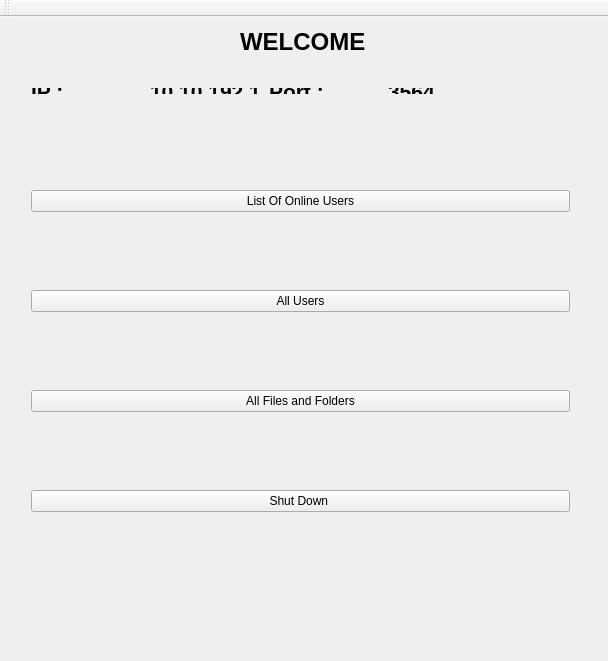
<?xml version="1.0" encoding="UTF-8"?>
<ui version="4.0">
 <class>server</class>
 <widget class="QMainWindow" name="server">
  <property name="geometry">
   <rect>
    <x>0</x>
    <y>0</y>
    <width>608</width>
    <height>661</height>
   </rect>
  </property>
  <property name="windowTitle">
   <string>server</string>
  </property>
  <widget class="QWidget" name="centralWidget">
   <widget class="QWidget" name="layoutWidget">
    <property name="geometry">
     <rect>
      <x>20</x>
      <y>90</y>
      <width>561</width>
      <height>491</height>
     </rect>
    </property>
    <layout class="QVBoxLayout" name="verticalLayout">
     <item>
      <widget class="QPushButton" name="onlineusers">
       <property name="text">
        <string>List Of Online Users</string>
       </property>
      </widget>
     </item>
     <item>
      <widget class="QPushButton" name="allusers">
       <property name="text">
        <string>All Users</string>
       </property>
      </widget>
     </item>
     <item>
      <widget class="QPushButton" name="filesandfolders">
       <property name="text">
        <string>All Files and Folders</string>
       </property>
      </widget>
     </item>
     <item>
      <widget class="QPushButton" name="shutdown">
       <property name="text">
        <string>Shut Down </string>
       </property>
      </widget>
     </item>
    </layout>
   </widget>
   <widget class="QLabel" name="label_5">
    <property name="geometry">
     <rect>
      <x>240</x>
      <y>9</y>
      <width>131</width>
      <height>31</height>
     </rect>
    </property>
    <property name="font">
     <font>
      <pointsize>18</pointsize>
      <weight>75</weight>
      <bold>true</bold>
     </font>
    </property>
    <property name="text">
     <string>WELCOME</string>
    </property>
   </widget>
   <widget class="QWidget" name="">
    <property name="geometry">
     <rect>
      <x>20</x>
      <y>60</y>
      <width>491</width>
      <height>28</height>
     </rect>
    </property>
    <layout class="QHBoxLayout" name="horizontalLayout_3">
     <item>
      <layout class="QHBoxLayout" name="horizontalLayout">
       <item>
        <widget class="QLabel" name="label">
         <property name="font">
          <font>
           <pointsize>16</pointsize>
           <weight>75</weight>
           <bold>true</bold>
          </font>
         </property>
         <property name="text">
          <string>IP : </string>
         </property>
        </widget>
       </item>
       <item>
        <widget class="QLabel" name="label_2">
         <property name="font">
          <font>
           <pointsize>16</pointsize>
           <weight>75</weight>
           <bold>true</bold>
          </font>
         </property>
         <property name="text">
          <string>10.10.192.1</string>
         </property>
        </widget>
       </item>
      </layout>
     </item>
     <item>
      <layout class="QHBoxLayout" name="horizontalLayout_2">
       <item>
        <widget class="QLabel" name="label_3">
         <property name="font">
          <font>
           <pointsize>16</pointsize>
           <weight>75</weight>
           <bold>true</bold>
          </font>
         </property>
         <property name="text">
          <string>Port : </string>
         </property>
        </widget>
       </item>
       <item>
        <widget class="QLabel" name="label_4">
         <property name="font">
          <font>
           <pointsize>16</pointsize>
           <weight>75</weight>
           <bold>true</bold>
          </font>
         </property>
         <property name="text">
          <string>3564</string>
         </property>
        </widget>
       </item>
      </layout>
     </item>
    </layout>
   </widget>
  </widget>
  <widget class="QToolBar" name="mainToolBar">
   <attribute name="toolBarArea">
    <enum>TopToolBarArea</enum>
   </attribute>
   <attribute name="toolBarBreak">
    <bool>false</bool>
   </attribute>
  </widget>
 </widget>
 <layoutdefault spacing="6" margin="11"/>
 <resources/>
 <connections/>
</ui>
